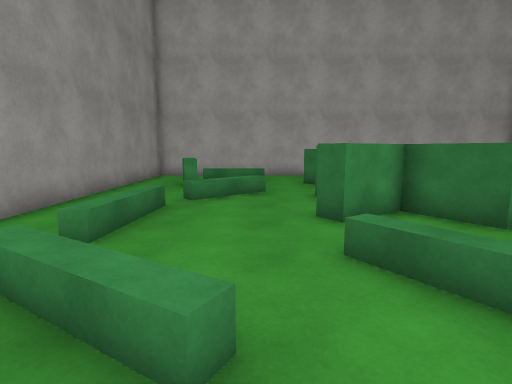
[1] (above)

13 first-person views from a walk through a 3-D level made in the Unity game engine. The camera is 1.5 m above the floor, tilts 8° down and sees 80° across. The floor is counted in squares, 1 m on a side. Each view is taken from the middle of a square. On the plan, view 1 faces up. The plan holds only what a view shows up to about 15 squares ahead; the rest is blank. Surface patterns are stand-ins for the level's own textures.

[2]
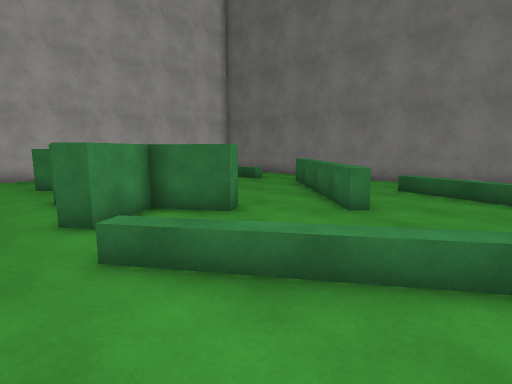

[3]
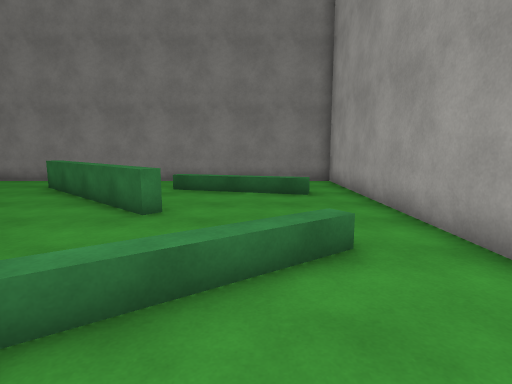

[4]
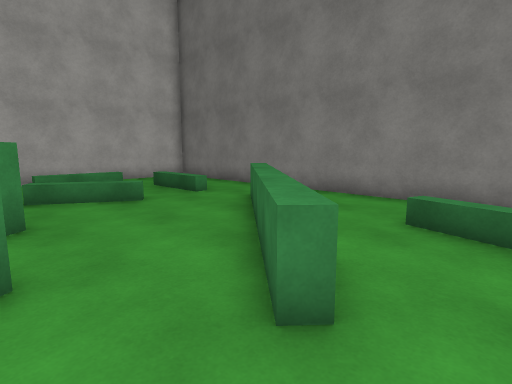

[5]
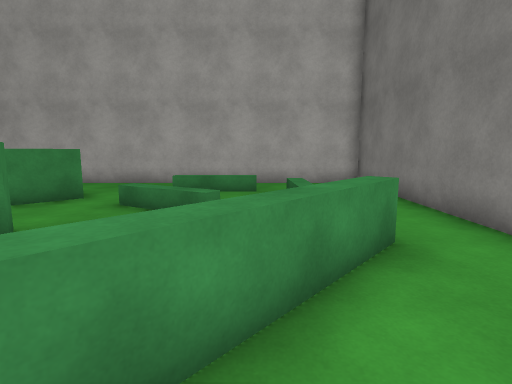

[6]
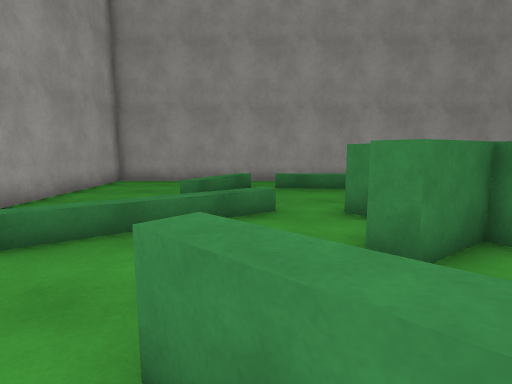

[7]
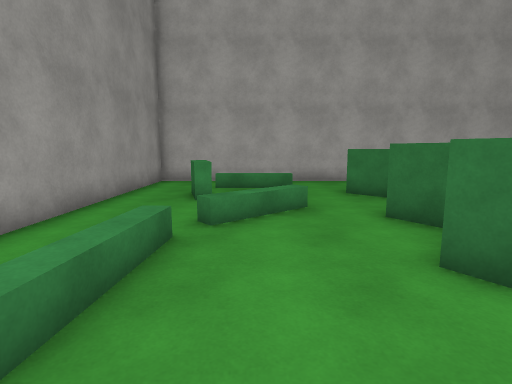

[8]
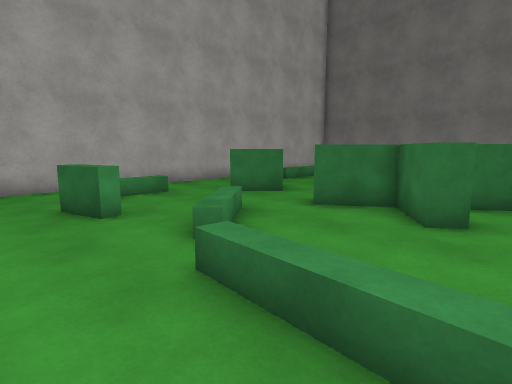

[9]
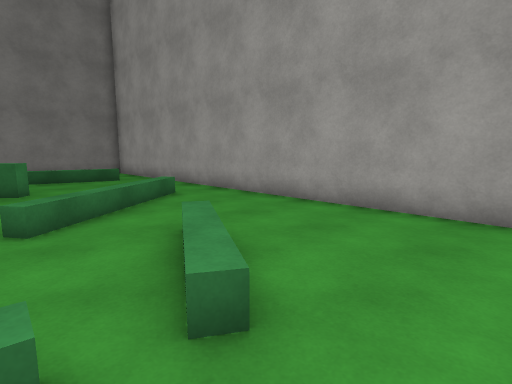

[10]
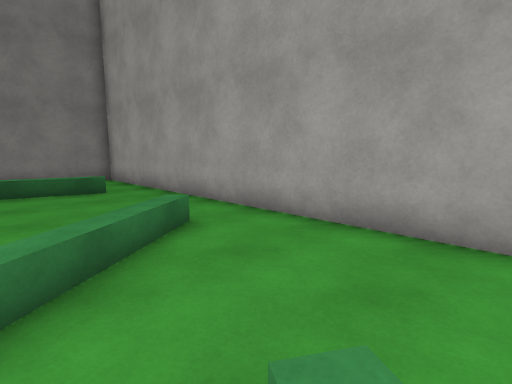

[11]
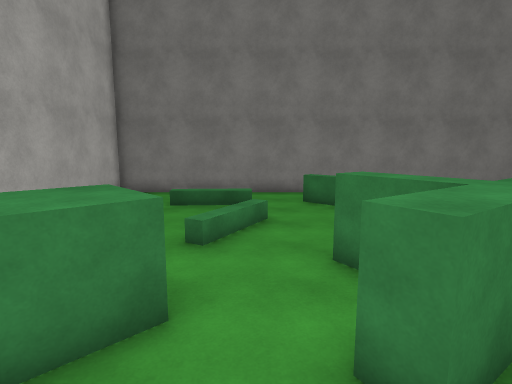

[12]
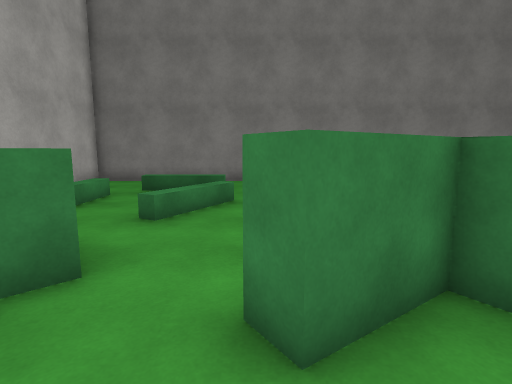

[13]
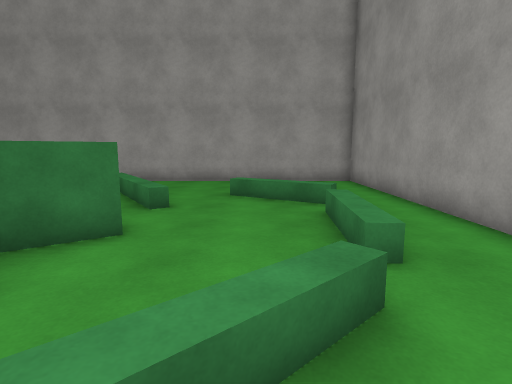

### Floor plan
Key: @ floor where view 1 was taken; # wall or solid block; . floor; / step, stairs or slope; = window, fence, low wall or low ledge; ^ raised ledge; O other object.
Columns run from 6 left of view 1 to 15 right of it. Each row starts with its distance up from view 1.
 18 ######################
 17 #...   ......   ..   #
 16 #...   ....     .....#
 15 #...///..... ////....#
 14 #........OO....../  .#
 13 #..^....OOO....../ ..#
 12 #..^.....O...O.../...#
 11 #...../........O./...#
 10 #....O..##...........#
  9 #.../....###......^..#
  8 #../.....##......^...#
  7 #../....####....^....#
  6 #../.......#...^^....#
  5 #../..........^^.....#
  4 #../.........^^....  #
  3 #../O........=.....  #
  2 #....O...O.......O   #
  1 #.........O......O   #
  0 #.....@...........   #
 -1 #..................  #
 -2 #....................#
 -3 ######################

Positions as (right, up) in squares from view 1, and headings:
1: (0, 0), facing up
2: (0, 0), facing up-right
3: (0, 1), facing right
4: (5, 2), facing up-right
5: (10, 4), facing up
6: (9, 4), facing left
7: (-1, 3), facing up
8: (-5, 5), facing up-right
9: (-5, 5), facing down-right
10: (-1, 3), facing down-right
11: (0, 11), facing right
12: (0, 10), facing right
13: (-1, 12), facing down
